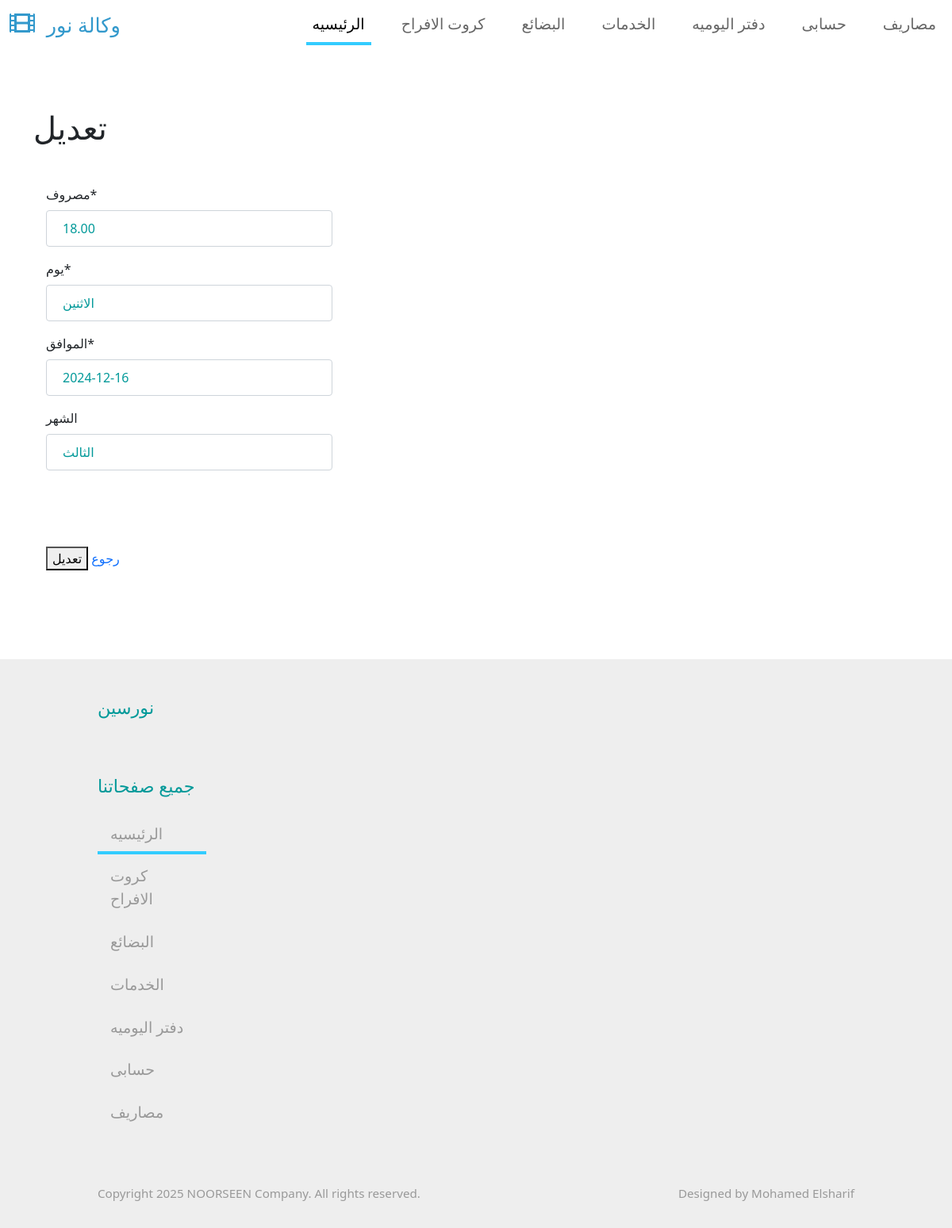
The app's page /hesabi/edit_hesabi/4/ with its own data.
### hesabi/models.py (models this page shows, shortened)
class Hesabi(models.Model):
    price = models.DecimalField(_(" مصروف"),max_digits=5, decimal_places=2)
    day = models.CharField(_("يوم"), max_length=50)
    at = models.DateField(_(" الموافق"),auto_now=False, auto_now_add=False)
    month = models.CharField(_(" الشهر"),max_length=51,blank=True, null=True)
    class Meta:
        db_table = ''
        managed = True
        verbose_name ='حسابى'
        verbose_name_plural = 'حسابى'

### hesabi/views.py (the view)
# urls.py: path('edit_hesabi/<int:pk>/',views.edit_hesabi,name='edit-hesabi'),
def edit_hesabi(request, pk):
    obj = get_object_or_404(Hesabi, pk=pk)
    if request.method == 'POST':
        edit_form = HesabiUpdateForm(request.POST,instance=obj)
        if edit_form.is_valid():
            edit_form.save()
            return redirect('/hesabi')
    else:
        edit_form = HesabiUpdateForm(instance=obj)
    return render(request,'hesabi/edit_hesabi.html',{'edit_form':edit_form})

### hesabi/forms.py
class HesabiUpdateForm(forms.ModelForm):
    class Meta:
        model = Hesabi
        fields = '__all__'

### templates/hesabi/edit_hesabi.html (shortened to what this page needs)
{% extends 'base_generic.html' %}
{% load crispy_forms_tags %}
{% block content %}
<br><br><br>
<div class="container">
    <div class="row">
        <h1>تعديل </h1>
        <div class="col">
            <br>
            <form method="POST" enctype="multipart/form-data">
                <div class="card-body">
                    <div class="col-md-4 mb-4">
                        {{ edit_form|crispy }}
                    </div>
                    <br><br><br>
                    <div class="col-md-4 mb-4">
                        <button type="submit">تعديل</button>
                        <a href="{% url 'hesabi' %}">رجوع </a>
                    </div>
                </div>
            </form>
        </div>
    </div>
</div>
<br><br><br>
{% endblock content %}

### pro/static/css/templatemo-style.css (style rules this page uses)
a { text-decoration: none; transition: all 0.3s ease; }
.form-control { padding: 10px 20px; width: 100%; height: auto; }
.form-control, input:-internal-autofill-selected, select:not([multiple]) { color: #009999 !important; }
.form-control::placeholder { color: #009999; opacity: 1; }

### records on screen
Hesabi: price "18.00", day "الاثنين", at "2024-12-16", month "الثالث"
